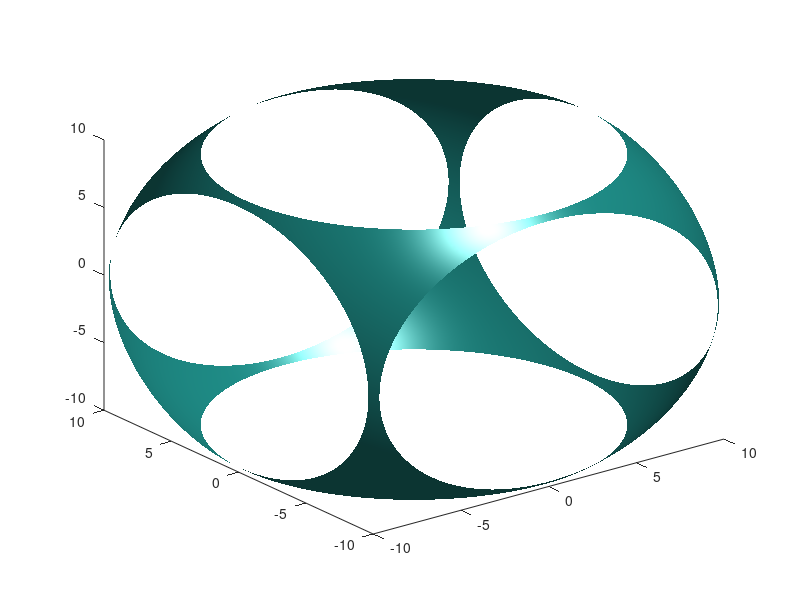

The MATLAB script that drew this image: (Note: this script raises an error after producing the figure.)
%surface plot..
x = linspace(-10,10,100);
y = linspace(-10,10,100);
z = linspace(-10,10,100);
t = linspace(0,2,40);
[X,Y,Z] = meshgrid(x,y,z);
%v = VideoWriter("3D_plot4.mp4", "MPEG-4");
clf; set(gcf, 'position', [0, 0, 600, 500]);
%open(v);
for i = 1:2
    isosurface(X,Y,Z,(X.^2+Y.^2+Z.^2));
    T = num2str(round(i/20,1));
    title("Plot of function f (x,y,z) = x^2+y^2+z^2");
    xlabel("X-Axis");
    ylabel("Y-Axis");
    zlabel("Z-Axis");
    zlim([-15, 15]);
    xlim([-15, 15]);
    ylim([-15, 15]);
    hold("off");
    %f = getframe(gcf);
    %writeVideo(v,f);
end
%v.close();
disp("end");